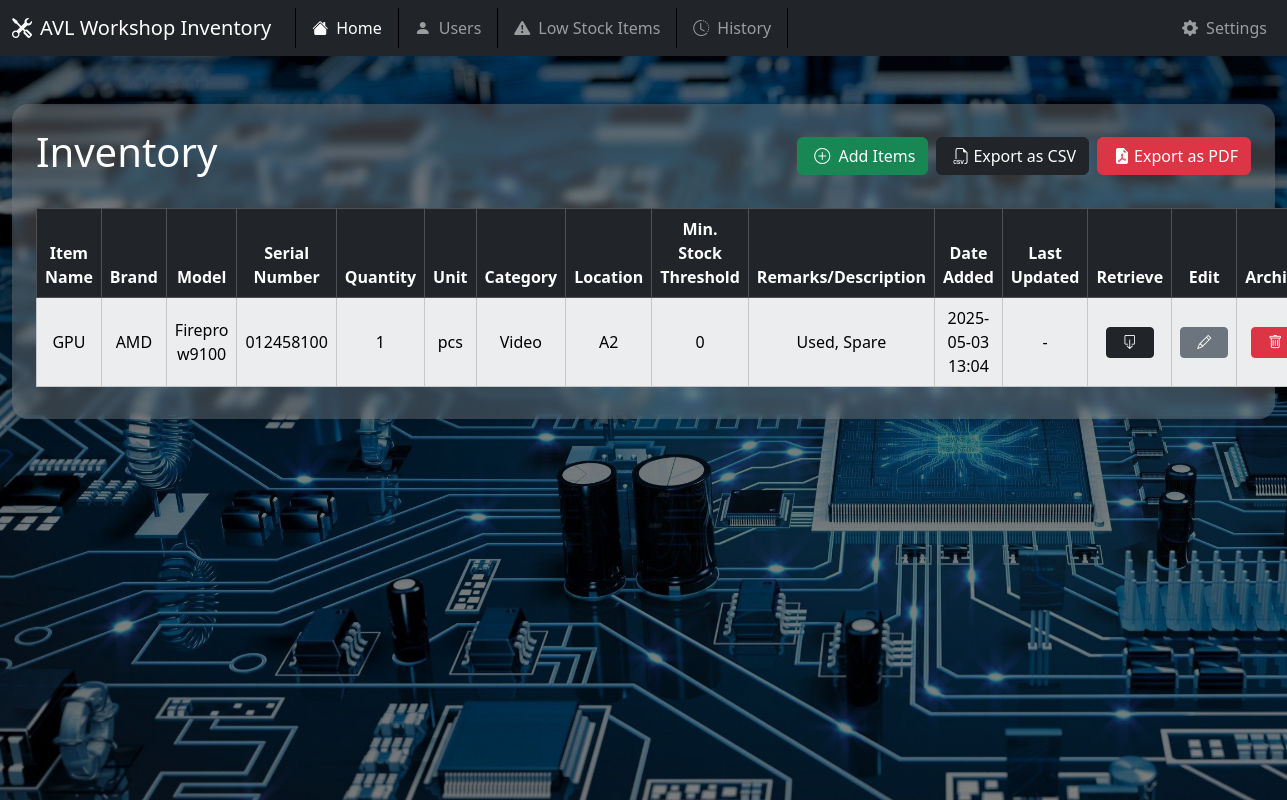
Before: / with the older database file.
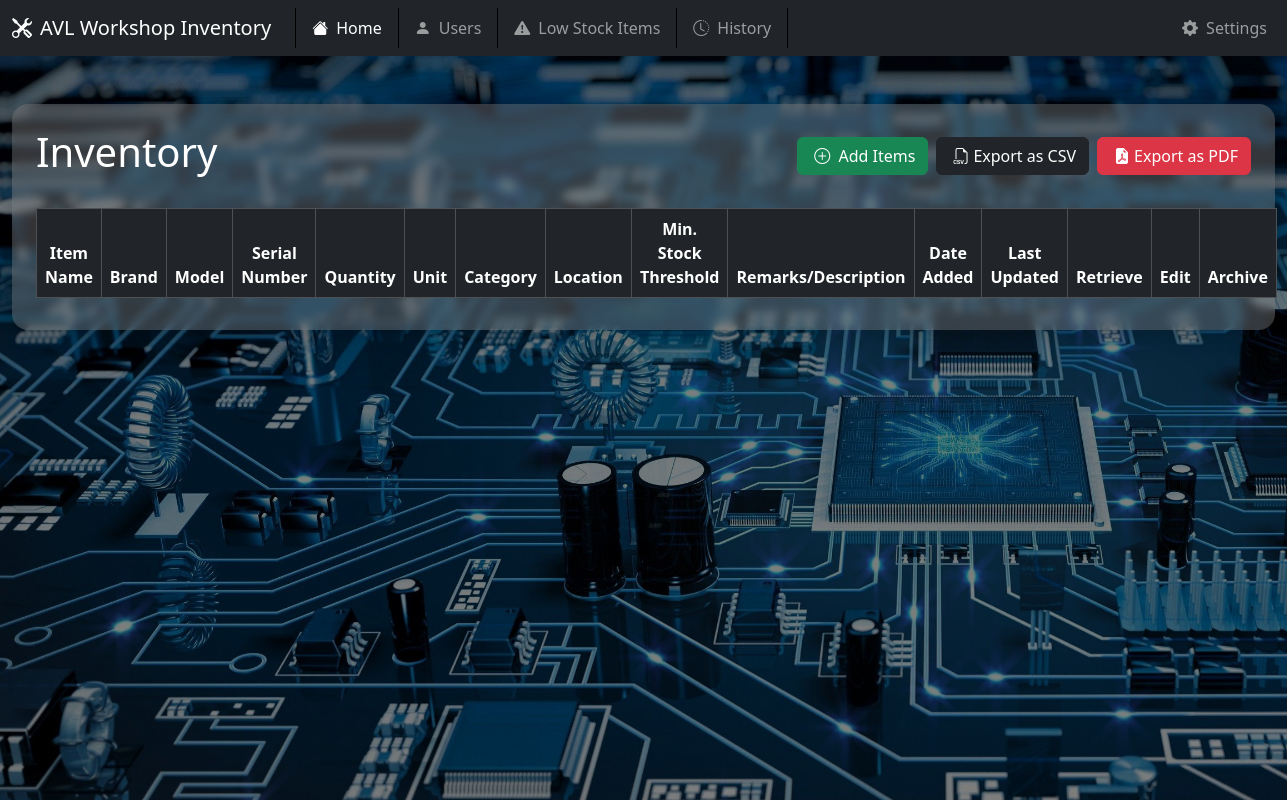
After: the same page with the newer database file.
### models.py (models this page shows)
class Inventory(db.Model):
    __tablename__ = 'inventory'
    id = db.Column(db.Integer, primary_key=True)
    item_name = db.Column(db.String(100), nullable=False)
    brand = db.Column(db.String(100))
    model = db.Column(db.String(100))
    serial_number = db.Column(db.String(100))
    quantity = db.Column(db.Integer, nullable=False, default=0)
    unit = db.Column(db.String(50))
    category = db.Column(db.String(100))
    location = db.Column(db.String(100))
    min_stock = db.Column(db.Integer)
    remarks = db.Column(db.String(255))
    date_added = db.Column(db.DateTime, default=lambda: datetime.now(timezone.utc))
    last_updated = db.Column(db.DateTime, onupdate=lambda: datetime.now(timezone.utc))
    is_active = db.Column(db.Boolean, default=True)

### app.py (the view)
@app.route("/")
def index():
    inventory = Inventory.query.filter_by(is_active=True).all()
    users = User.query.all()
    return render_template("index.html", inventory=inventory, users=users)

### templates/index.html (shortened to what this page needs)
{% extends "base.html" %}
{% block content %}
<div class="container-fluid my-5">
    <div class="shadow rounded-4 p-4 mask" style="
  background-color: rgba(128, 128, 128, 0.4);
  backdrop-filter: blur(4px);">
        <div class="d-flex justify-content-between align-items-center mb-4 flex-wrap">
            <h1 class="mb-2" style="color: rgb(255, 255, 255);">Inventory</h1>
            <div class="d-flex gap-2 mt-1 mt-md-0">
                <button class="btn btn-success mt-1 mt-md-0" data-bs-toggle="modal" data-bs-target="#add_item">
                    <i class="bi bi-plus-circle m-1 fs-6"></i> Add Items
                </button>
                <form id="csvForm" method="POST" action="{{ url_for('export_inventory_csv') }}">
                    <button type="submit" class="btn btn-dark mb-0">
                        <i class="bi bi-filetype-csv m-1 fs-6"></i>Export as CSV
                    </button>
                </form>
                <form id="pdfform" method="POST" action="{{ url_for('export_inventory_pdf') }}" target="_blank">
                    <button type="submit" class="btn btn-danger mb-0">
                        <i class="bi bi-file-earmark-pdf-fill m-1 fs-6"></i>Export as PDF
                    </button>
                </form>
            </div>
        </div>
        <table
            class="datatable table table-light table-striped table-hover table-bordered mb-2 mt-2 m-0 w-100 text-center align-middle">
            <thead class="table-dark">
                <tr>
                    <th>Item Name</th>
                    <th>Brand</th>
                    <th>Model</th>
                    <th>Serial Number</th>
                    <th>Quantity</th>
                    <th>Unit</th>
                    <th>Category</th>
                    <th>Location</th>
                    <th>Min. Stock Threshold</th>
                    <th>Remarks/Description</th>
                    <th>Date Added</th>
                    <th>Last Updated</th>
                    <th>Retrieve</th>
                    <th>Edit</th>
                    <th>Archive</th>
                </tr>
            </thead>
            <tbody>
                {% for item in inventory %}
                <tr class="{{ 'table-danger' if item.quantity <= item.min_stock else '' }}">
                    <td>{{ item.item_name }}</td>
                    <td>{{ item.brand or "-" }}</td>
                    <td>{{ item.model or "-" }}</td>
                    <td>{{ item.serial_number or "-" }}</td>
                    <td>{{ item.quantity }}</td>
                    <td>{{ item.unit or "-" }}</td>
                    <td>{{ item.category or "-" }}</td>
                    <td>{{ item.location or "-" }}</td>
                    <td>{{ item.min_stock }}</td>
                    <td>{{ item.remarks or "-" }}</td>
                    <td>{{ item.date_added.strftime('%Y-%m-%d %H:%M') if item.date_added else "-" }}</td>
                    <td>{{ item.last_updated.strftime('%Y-%m-%d %H:%M') if item.last_updated else "-" }}</td>
                    <td>
                        <button class="btn btn-dark btn-sm" data-bs-toggle="modal"
                            data-bs-target="#retrieve_item{{ item.id }}">
                            <i class="bi bi-box-arrow-down m-2 text-blue"></i></button>
                    </td>
                    <td>
                        <button class="btn btn-secondary btn-sm" data-bs-toggle="modal"
                            data-bs-target="#edit_item{{ item.id }}">
                            <i class="bi bi-pencil m-2 text-blue"></i></button>
                    </td>
                    <td>
                        <button class="btn btn-danger btn-sm" data-bs-toggle="modal"
                            data-bs-target="#delete_item{{ item.id }}">
                            <i class="bi bi-trash m-2"></i></button>
                    </td>
                </tr>
                {% endfor %}
            </tbody>
        </table>
    </div>
</div>
{% endblock %}

### templates/base.html (shortened to what this page needs)
<!DOCTYPE html>
<html lang="en">
<head>
    <link rel="stylesheet" href="{{ url_for('static', filename='bootstrap.min.css') }}">
    <link rel="stylesheet" href="{{ url_for('static', filename='icons/font/bootstrap-icons.css') }}">
    <link rel="stylesheet" href="{{ url_for('static', filename='datatables/css/datatables.min.css') }}">
</head>
<body>
    <div style="background-image: url('/static/background.jpg'); background-repeat: no-repeat; background-size: cover;">
        <div class="mask" style="background-color: rgba(0, 0, 0, 0.5); height: 100vh;">
            <nav class="navbar navbar-expand-lg navbar-dark bg-dark">
                <div class="container-fluid">
                    <a class="navbar-brand d-flex align-items-center" href="/">
                        <i class="bi bi-tools me-2"></i>AVL Workshop Inventory
                    </a>
                    <div class="collapse navbar-collapse" id="navbarSupportedContent">
                        <ul class="navbar-nav me-auto mb-2 mb-lg-0">
                            <li class="nav-item border-start border-end border-black pe-2 me-2 ps-2 ms-2">
                                <a class="nav-link {% if request.path == '/' %}active{% endif %}" href="/">
                                    <i class="bi bi-house-fill me-2"></i>Home
                                </a>
                            </li>
                            <li class="nav-item border-end border-black pe-2 me-2">
                                <a class="nav-link {% if request.path == '/users' %}active{% endif %}" href="/users">
                                    <i class="bi bi-person-fill me-2"></i>Users
                                </a>
                            </li>
                            <li class="nav-item border-end border-black pe-2 me-2">
                                <a class="nav-link {% if request.path == '/low_stock' %}active{% endif %}"
                                    href="/low_stock">
                                    <i class="bi bi-exclamation-triangle-fill me-2"></i>Low Stock Items
                                </a>
                            </li>
                            <li class="nav-item border-end border-black pe-2 me-2">
                                <a class="nav-link {% if request.path == '/history' %}active{% endif %}"
                                    href="/history">
                                    <i class="bi bi-clock-history me-2"></i>History
                                </a>
                            </li>
                        </ul>
                        <ul class="navbar-nav ms-auto mb-2 mb-lg-0">
                            <li class="nav-item">
                                <a class="nav-link {% if request.path == '/settings' %}active{% endif %}"
                                    href="/settings">
                                    <i class="bi bi-gear-fill me-2"></i>Settings
                                </a>
                            </li>
                        </ul>
                    </div>
                </div>
            </nav>
            {% block content %}{% endblock %}
        </div>
    </div>
</body>
</html>

Changed rows visible on the page:
removed Inventory: item_name "GPU", brand "AMD", model "Firepro w9100", serial_number "012458100", quantity "1", unit "pcs", category "Video", location "A2", min_stock "0", remarks "Used, Spare", date_added "2025-05-03 13:04", last_updated "-"
